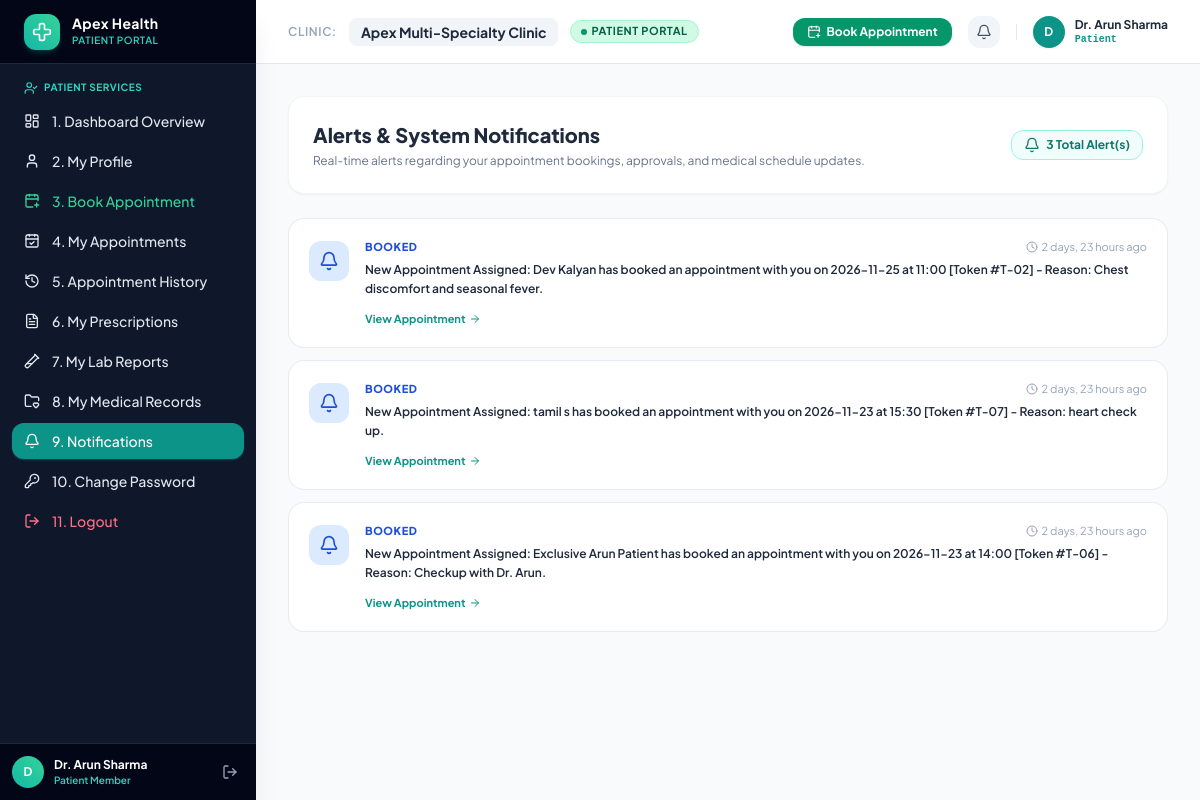
Before: /portal/notifications/ (signed in) with the older database file.
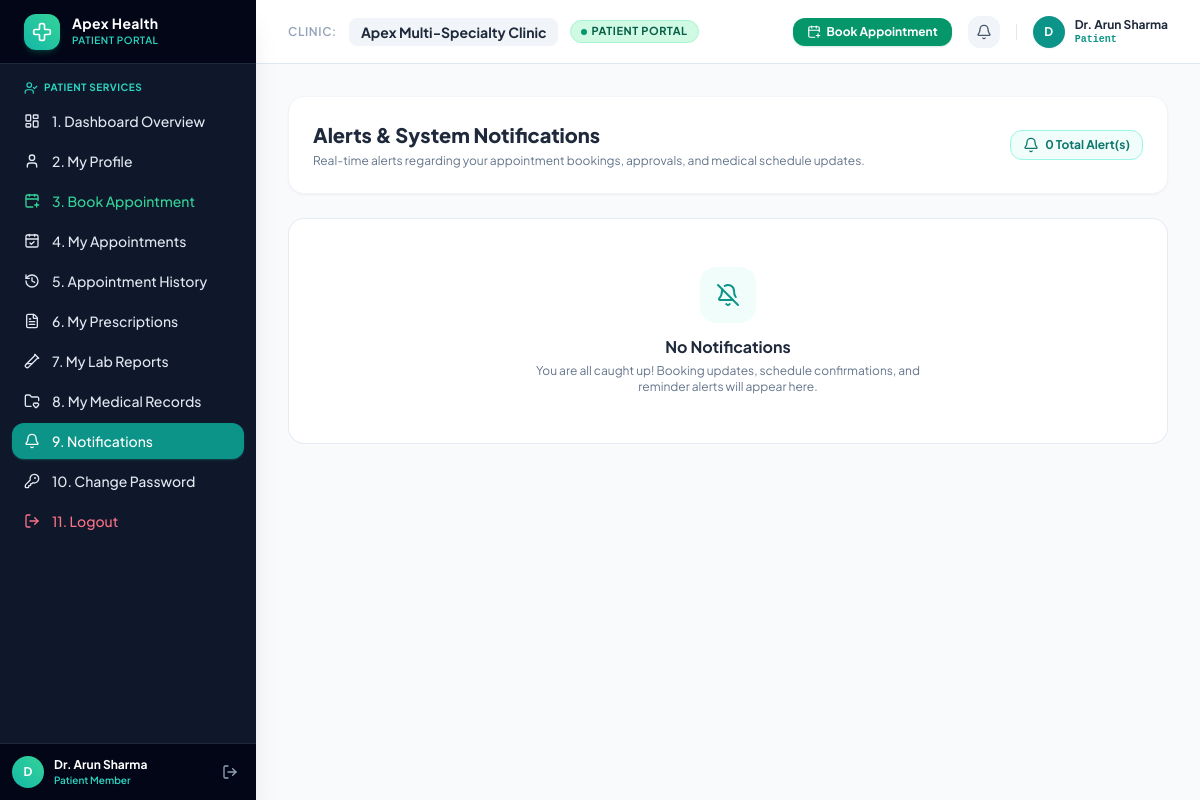
After: the same page with the newer database file.
### apps/patients/models.py (models this page shows, shortened)
class Patient(TimeStampedModel):
    GENDER_CHOICES = [
        ('M', 'Male'),
        ('F', 'Female'),
        ('O', 'Other'),
    ]
    BLOOD_GROUPS = [
        ('A+', 'A+'), ('A-', 'A-'),
        ('B+', 'B+'), ('B-', 'B-'),
        ('AB+', 'AB+'), ('AB-', 'AB-'),
        ('O+', 'O+'), ('O-', 'O-'),
        ('UNKNOWN', 'Unknown'),
    ]
    clinic = models.ForeignKey('clinics.Clinic', on_delete=models.CASCADE, related_name='patients')
    user = models.OneToOneField(User, on_delete=models.SET_NULL, null=True, blank=True, related_name='patient_record')
    patient_id = models.CharField(max_length=30, blank=True, db_index=True, help_text="Unique Patient MRN ID")
    first_name = models.CharField(max_length=100)
    last_name = models.CharField(max_length=100, blank=True)
    phone = models.CharField(max_length=20, db_index=True)
    email = models.EmailField(blank=True)
    date_of_birth = models.DateField(null=True, blank=True)
    gender = models.CharField(max_length=1, choices=GENDER_CHOICES, default='M')
    blood_group = models.CharField(max_length=10, choices=BLOOD_GROUPS, default='UNKNOWN')
    address = models.TextField(blank=True)
    emergency_contact_name = models.CharField(max_length=100, blank=True)
    emergency_contact_phone = models.CharField(max_length=20, blank=True)
    allergies = models.TextField(blank=True)
    chronic_conditions = models.TextField(blank=True)
    medical_notes = models.TextField(blank=True)
    class Meta:
        ordering = ['first_name', 'last_name']
        unique_together = ('clinic', 'phone')

### apps/appointments/models.py (models this page shows, shortened)
class AppointmentNotification(TimeStampedModel):
    user = models.ForeignKey(User, on_delete=models.CASCADE, related_name='appointment_notifications')
    appointment = models.ForeignKey(Appointment, on_delete=models.CASCADE, null=True, blank=True, related_name='notifications')
    message = models.TextField()
    is_read = models.BooleanField(default=False)
    notification_type = models.CharField(max_length=30, default='BOOKED')
    class Meta:
        ordering = ['-created_at']

### apps/portal/views.py (the view)
# urls.py: path('notifications/', views.portal_notifications, name='notifications'),
@login_required
def portal_notifications(request):
    notifications = AppointmentNotification.objects.filter(user=request.user).select_related('appointment').order_by('-created_at')
    AppointmentNotification.objects.filter(user=request.user, is_read=False).update(is_read=True)
    return render(request, 'portal/notifications.html', {
        'notifications': notifications,
    })

### templates/portal/notifications.html (shortened to what the changed rows need)
{% extends 'portal/base_portal.html' %}
{% block content %}
<div class="space-y-6">
    <div class="bg-white rounded-2xl p-6 border border-slate-100 shadow-sm flex items-center justify-between">
        <div>
            <h2 class="text-xl font-black text-slate-800">Alerts & System Notifications</h2>
        </div>
        <div class="flex items-center gap-2">
            <span class="inline-flex items-center gap-1.5 px-3 py-1.5 rounded-xl bg-teal-50 text-teal-700 text-xs font-bold border border-teal-200">
                <i data-lucide="bell" class="w-4 h-4"></i> {{ notifications.count }} Total Alert(s)
            </span>
        </div>
    </div>
    {% if notifications %}
    <div class="space-y-3">
        {% for n in notifications %}
        <div class="bg-white rounded-2xl border p-5 transition flex items-start gap-4 {% if not n.is_read %}border-teal-300 bg-teal-50/20 shadow-sm{% else %}border-slate-200/80{% endif %}">
            <div class="w-10 h-10 rounded-xl flex items-center justify-center shrink-0 mt-0.5
                {% if n.notification_type == 'BOOKED' %}bg-blue-100 text-blue-700
                {% elif n.notification_type == 'CONFIRMED' %}bg-emerald-100 text-emerald-700
                {% elif n.notification_type == 'CANCELLED' or n.notification_type == 'REJECTED' %}bg-rose-100 text-rose-700
                {% elif n.notification_type == 'RESCHEDULED' %}bg-amber-100 text-amber-700
                {% else %}bg-teal-100 text-teal-700{% endif %}">
                {% if n.notification_type == 'CONFIRMED' %}
                <i data-lucide="check-check" class="w-5 h-5"></i>
                {% elif n.notification_type == 'CANCELLED' or n.notification_type == 'REJECTED' %}
                <i data-lucide="x-circle" class="w-5 h-5"></i>
                {% elif n.notification_type == 'RESCHEDULED' %}
                <i data-lucide="calendar-clock" class="w-5 h-5"></i>
                {% else %}
                <i data-lucide="bell" class="w-5 h-5"></i>
                {% endif %}
            </div>
            <div class="flex-1 min-w-0">
                <div class="flex items-center justify-between gap-2">
                    <span class="text-[11px] font-black uppercase tracking-wider
                        {% if n.notification_type == 'CONFIRMED' %}text-emerald-700
                        {% elif n.notification_type == 'CANCELLED' or n.notification_type == 'REJECTED' %}text-rose-700
                        {% elif n.notification_type == 'RESCHEDULED' %}text-amber-700
                        {% else %}text-blue-700{% endif %}">
                        {{ n.get_notification_type_display|default:n.notification_type }}
                    </span>
                    <span class="text-[11px] text-slate-400 flex items-center gap-1">
                        <i data-lucide="clock" class="w-3 h-3"></i> {{ n.created_at|timesince }} ago
                    </span>
                </div>
                <p class="text-xs font-semibold text-slate-800 mt-1 leading-relaxed">{{ n.message }}</p>
                {% if n.appointment %}
                <div class="mt-3 flex items-center gap-3">
                    <a href="{% url 'portal:my_appointments' %}" class="inline-flex items-center gap-1 text-[11px] font-bold text-teal-600 hover:text-teal-700">
                        View Appointment <i data-lucide="arrow-right" class="w-3 h-3"></i>
                    </a>
                </div>
                {% endif %}
            </div>
        </div>
        {% endfor %}
    </div>
    {% else %}
    <div class="bg-white rounded-2xl p-12 text-center border border-slate-200/80">
        <div class="w-14 h-14 rounded-2xl bg-teal-50 text-teal-600 flex items-center justify-center mx-auto mb-3">
            <i data-lucide="bell-off" class="w-6 h-6"></i>
        </div>
        <h3 class="text-base font-bold text-slate-800">No Notifications</h3>
        <p class="text-xs text-slate-500 max-w-sm mx-auto mt-1">You are all caught up! Booking updates, schedule confirmations, and reminder alerts will appear here.</p>
    </div>
    {% endif %}
</div>
{% endblock %}

### templates/portal/base_portal.html (shortened to what the changed rows need)
<!DOCTYPE html>
<html lang="en">
<head>
    <script src="https://cdn.tailwindcss.com"></script>
</head>
<body class="bg-slate-50 text-slate-800 antialiased min-h-screen flex">
    <aside class="w-64 bg-slate-900 text-slate-200 flex flex-col fixed inset-y-0 z-30 shadow-xl">
        <div class="h-16 flex items-center gap-3 px-6 border-b border-slate-800 bg-slate-950 shrink-0">
            <div class="truncate">
                <h1 class="font-bold text-white tracking-wide text-sm leading-tight truncate">{{ clinic.name|default:"Apex Health" }}</h1>
            </div>
        </div>
    </aside>
    <div class="pl-64 flex-1 flex flex-col min-w-0">
        <header class="h-16 bg-white border-b border-slate-200 sticky top-0 z-20 px-6 sm:px-8">
            <div class="max-w-7xl mx-auto w-full h-full flex items-center justify-between">
                <div class="flex items-center gap-4">
                    <div class="flex items-center gap-2.5">
                        <div class="hidden sm:block text-left">
                            <p class="text-xs font-bold text-slate-800 leading-tight">{{ request.user.get_full_name|default:request.user.username }}</p>
                            <p class="text-[10px] text-teal-600 font-semibold font-mono">{{ request.user.patient_record.patient_id|default:"Patient" }}</p>
                        </div>
                    </div>
                </div>
            </div>
        </header>
        <main class="flex-1 p-6 sm:p-8">
            <div class="max-w-7xl mx-auto w-full space-y-6">
                {% block content %}{% endblock %}
            </div>
        </main>
    </div>
</body>
</html>

Changed rows visible on the page:
removed Patient: user.patient_record.patient_id "Patient"
removed AppointmentNotification: notification_type "BOOKED", created_at "2 days, 23 hours", message "New Appointment Assigned: Dev Kalyan has booked an appointment with you on 2026-11-25 at 11:00 [Token #T-02] - Reason: Chest discomfort and seasonal fever.", shows "View Appointment"
removed AppointmentNotification: notification_type "BOOKED", created_at "2 days, 23 hours", message "New Appointment Assigned: tamil s has booked an appointment with you on 2026-11-23 at 15:30 [Token #T-07] - Reason: heart check up.", shows "View Appointment"
removed AppointmentNotification: notification_type "BOOKED", created_at "2 days, 23 hours", message "New Appointment Assigned: Exclusive Arun Patient has booked an appointment with you on 2026-11-23 at 14:00 [Token #T-06] - Reason: Checkup with Dr. Arun.", shows "View Appointment"
Other visible differences:
{{ request.user.patient_record.patient_id|default:"Patient" }}: (not shown) → "Patient"
{{ notifications.count }}: "3" → "0"
text now shown: "No Notifications You are all caught up! Booking updates, schedule confirmations, and reminder alerts will appear here."
